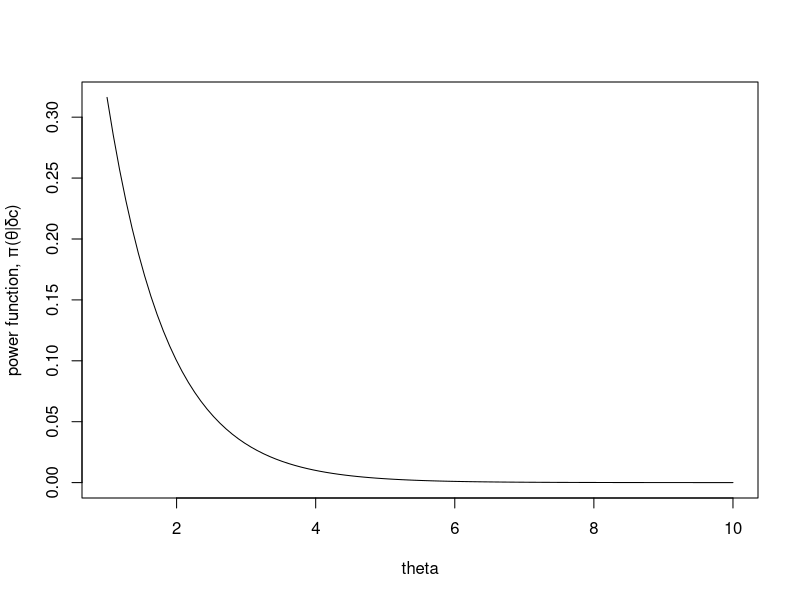

Write the R code that produced this figure.
## ---- chunk 1
knitr::opts_chunk$set(echo = TRUE)
## ---- chunk 2
curve(0.1^(x/2), from=1, to=10, xlab="theta", ylab="power function, π(θ|δc)")
